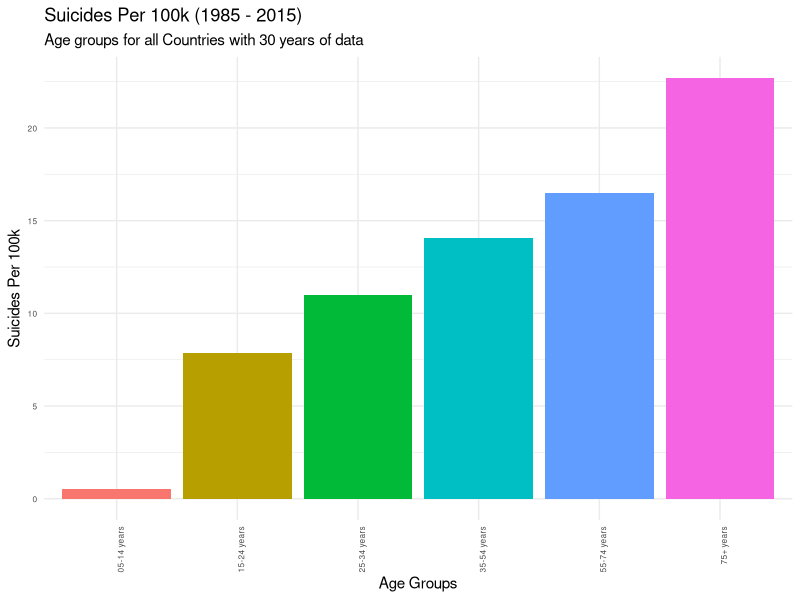
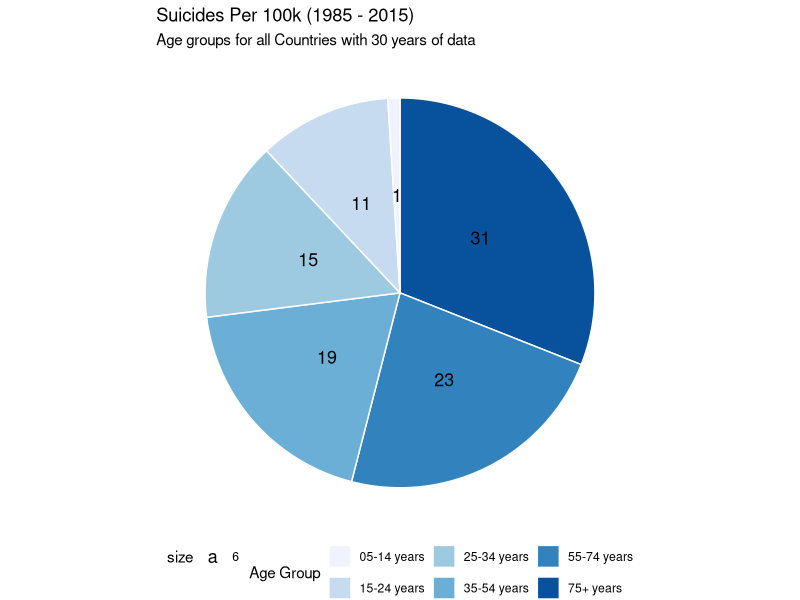
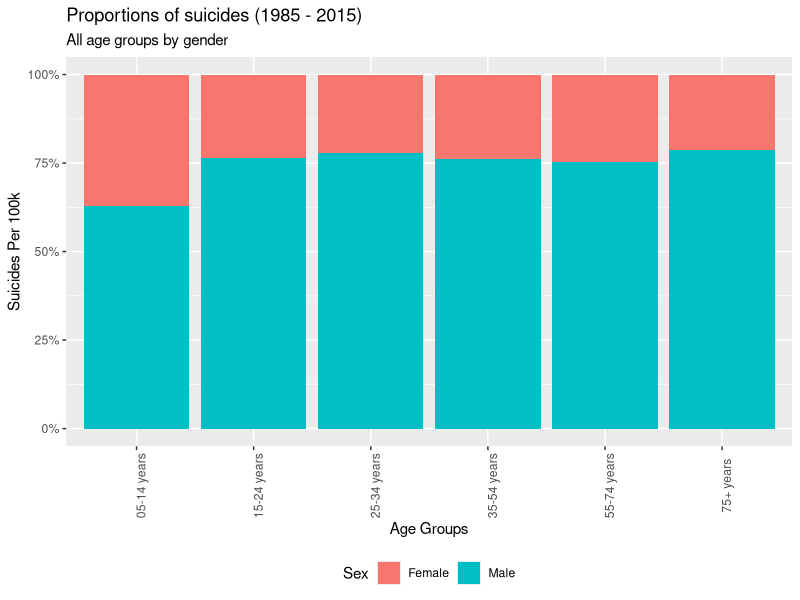
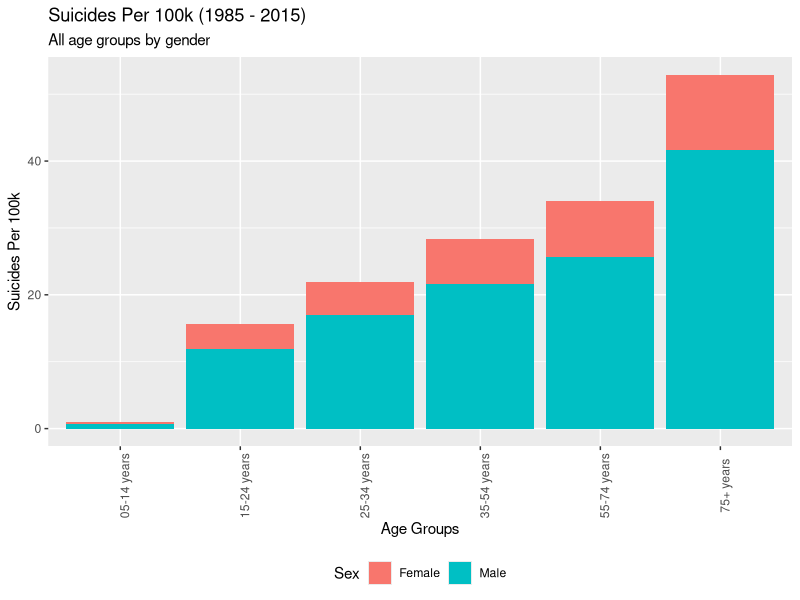
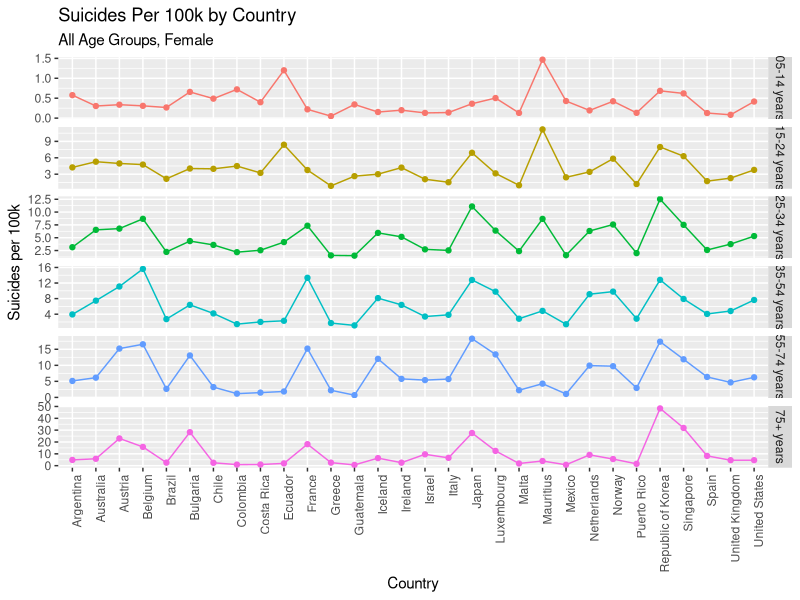
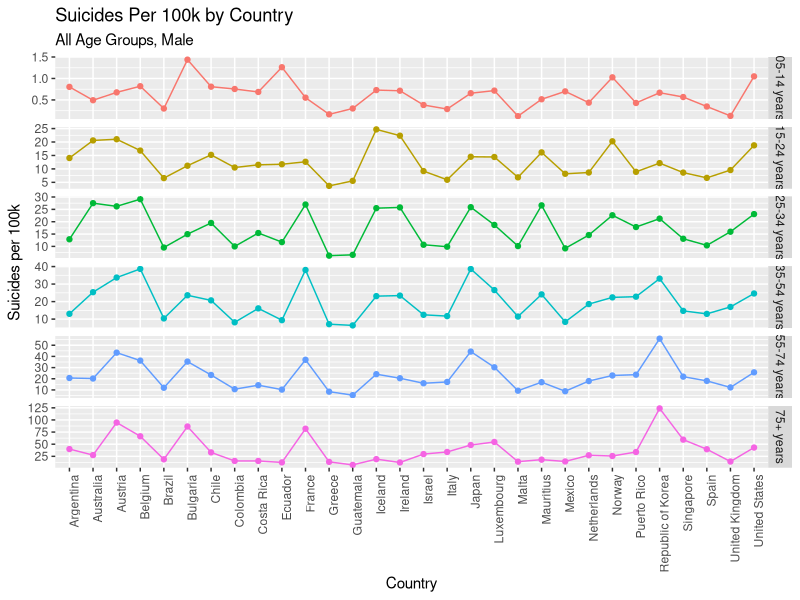
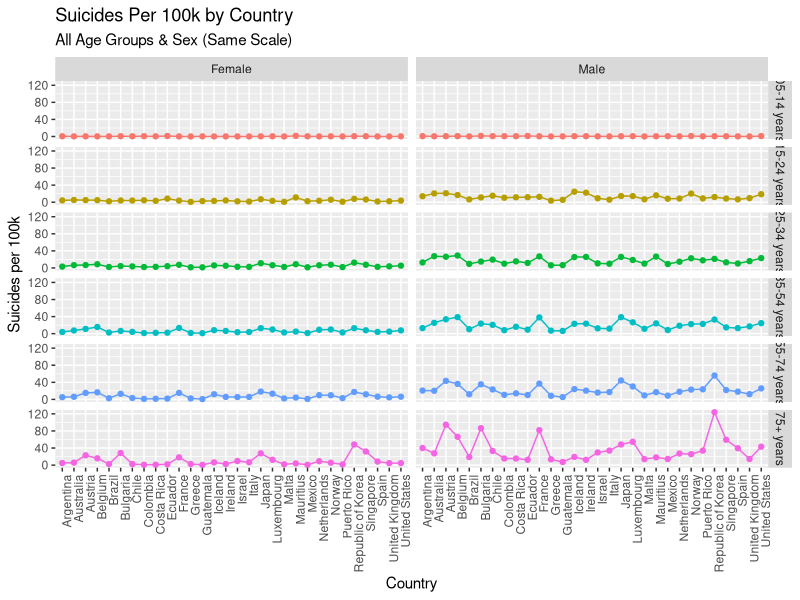
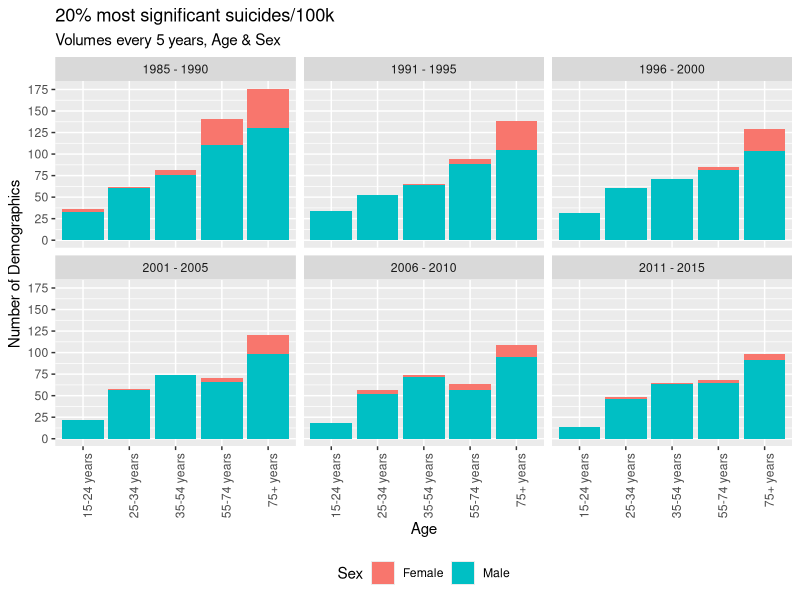

Write the R code that produced these figures, in order.
## Author: Team 49
## Members: rs20acs@herts.ac.uk, pj18aan@herts.ac.uk, vs18abb@herts.ac.uk, dr18abc@herts.ac.uk, zm20abu@herts.ac.uk
## University of Hertfordshire

## References:  
## [1] https://github.com/justmarkham/dplyr-tutorial/blob/master/dplyr-tutorial-2.Rmd#L141

## Load libraries
library(readr) # to load the csv file
library(tidyverse)
## This part of the program loads the kaggle suicide dataset and cleaning.

## Import Suicide Dataset CSV
suicide_dataset <- read.csv("suicide_dataset.csv") ## 27820 observations
raw_data <- suicide_dataset
## Ignore year 2016 as there are not enough observations.Not all countries have
## suicides reported for the year 2016
## Count rows matching year 2016. 160 rows will be removed as part of this step
### View (df %>%
### filter(year == 2016) %>% 
### summarise(cnt = n()))
suicide_dataset <- suicide_dataset %>%
  filter(year != 2016) ## 27660 observation

## Remove any country with less than 30 years of data. This will result in
## 11076 observations and a total of 30 countries with more than 30 years of data.

suicide_dataset<- suicide_dataset %>%
  group_by(country) %>%
  add_tally() %>%
  filter(n >= 360)

## Rename suicide_dataset columns
names(suicide_dataset)[7] <- "SuicidePer100k"
names(suicide_dataset)[8] <- "CountryYear"
names(suicide_dataset)[9] <- "HDI4Year"
names(suicide_dataset)[10] <- "GDP4Year"
names(suicide_dataset)[11] <- "GDPPerCapita"

## Update 5-14 years data with 05-14 years as it causes issues in plotting
suicide_dataset$age[suicide_dataset$age == "5-14 years"] <- "05-14 years"
suicide_dataset$sex[suicide_dataset$sex == "male"] <- "Male"
suicide_dataset$sex[suicide_dataset$sex == "female"] <- "Female"
#View(suicide_dataset)

## Remove GDP and HDI columns as HDI has very few value and we are not interested
## in GDP data
suicide_dataset <- suicide_dataset %>% select(-HDI4Year, 
                                              -GDP4Year, 
                                              -GDPPerCapita, 
                                              -generation,
                                              -n) #this column is added as part of filtering number of years of data

## Calculate global average number of suicides considering countries with  
## 30 years of data  
global_average <- (sum(as.numeric(suicide_dataset$suicides_no)) / 
                  sum(as.numeric(suicide_dataset$population))) * 100000

## Calculate average suicides in Male
suicide_dataset_male <- filter(suicide_dataset, sex == "Male") # 5538 observations
global_average_male <- (sum(as.numeric(suicide_dataset_male$suicides_no)) / 
                          sum(as.numeric(suicide_dataset_male$population))) * 100000

## Calculate average suicides in Female
suicide_dataset_female <- filter(suicide_dataset, sex == "Female") # 5538 observations
global_average_female <- (sum(as.numeric(suicide_dataset_female$suicides_no)) / 
                            sum(as.numeric(suicide_dataset_female$population))) * 100000

## What is the population for a country by year? This question needs to be answered
## as the popoulation column original dataset is for country-year-sex-age combination
population_by_country <- suicide_dataset %>%
  group_by(country, year) %>%
  summarize(population = sum(as.numeric(population)))


############################################################
#Task 1 - Suicide rate per 100k over all age groups
##########################################################

## STEP-1: Calculate global average number of suicides per 100k for all age groups with 30 years of data
suicide_by_age <- suicide_dataset %>%
  group_by(age) %>%
  summarize(n = n(), 
            suicides = sum(as.numeric(suicides_no)), 
            population = sum(as.numeric(population)), 
            suicide_per_100k = (suicides / population) * 100000) %>%
  arrange(suicide_per_100k)

## STEP-2: Rearranging the x axis by ascending order.
suicide_by_age$age <- factor(suicide_by_age$age,
                             levels = rev(suicide_by_age$age[order(-suicide_by_age$suicide_per_100k)]))

## STEP-3: Results (Graph) to show the Suicide rate per 100k over all age groups using bar plot.......
task1 <- ggplot(suicide_by_age, aes(x=age, y=suicide_per_100k, fill = age)) + 
  geom_bar(stat="identity")+ 
  theme_minimal() + 
  theme(axis.text=element_text(size=6)) +
  labs(title="Suicides Per 100k (1985 - 2015)", 
       subtitle = "Age groups for all Countries with 30 years of data",
       x = "Age Groups", 
       y = "Suicides Per 100k") + 
  theme(legend.position = "none") + 
  theme(axis.text.x = element_text(angle = 90, hjust = 1))

############################################################
#Task 1(A) - Suicide rate per 100k over all age groups (Pie chart)
##########################################################

data <- suicide_by_age %>% 
  arrange(desc(age)) %>%
  mutate(prop = round(suicide_per_100k / sum(suicide_by_age$suicide_per_100k) * 100), 1) %>%
  mutate(ypos = cumsum(prop)- 0.5*prop )

names(data)[1] <- "Age Group"

# Basic piechart
task1A <- ggplot(data, aes(x="", y=prop, fill=`Age Group`)) +
  geom_bar(stat="identity", width=1, color="white") +
  coord_polar("y", start=0) +
  theme_void() + 
  labs(title="Suicides Per 100k (1985 - 2015)", 
       subtitle = "Age groups for all Countries with 30 years of data") +
  theme(legend.position="bottom") +
  geom_text(aes(y = ypos, label = prop, size=6)) +
  scale_fill_brewer(palette="Blues")

########################################################################################
#Task 2 - Suicide rate/100k over all genders, age groups (Stacked graph to show proportion)
######################################################################################################

## STEP-1: Calculate global average number of suicides per 100k for all gender, age groups with 30 years of data
df_agegroup_gender <- suicide_dataset %>%
  group_by(age, sex) %>%
  summarize(suicide_per_100k = (sum(as.numeric(suicides_no)) / sum(as.numeric(population))) * 100000)

## STEP-2: Results (Graph) to show the Suicide rate per 100k over all genders, age groups using Stacked graph....
task2 <- ggplot(df_agegroup_gender, aes(y = suicide_per_100k, x = age, fill = sex, label = round(suicide_per_100k, digits = 1))) + 
  geom_bar(position = "fill", stat = "identity") +
  scale_y_continuous(labels = scales::percent) +
  labs(title = "Proportions of suicides (1985 - 2015)",
       subtitle = "All age groups by gender", 
       x = "Age Groups", 
       y = "Suicides Per 100k",
       fill = "Sex") + 
  theme(axis.text.x = element_text(angle = 90)) +
  theme(legend.position = "bottom")

################################################################################################################
#Task 3 - Suicide rate/100k over all genders, age groups (Stacked graph to show proportion by absolute numbers)
################################################################################################################

## STEP-1: Results (Graph) to show the Suicide rate per 100k over all genders, age groups using Stacked graph....
task3 <- ggplot(df_agegroup_gender, mapping = aes(x = age, y = suicide_per_100k, fill = sex)) + 
  geom_bar(stat = "identity") +
  labs(title="Suicides Per 100k (1985 - 2015)",
       subtitle = "All age groups by gender",
       x = "Age Groups", 
       y = "Suicides Per 100k",
       fill = "Sex") + 
  theme(axis.text.x = element_text(angle = 90)) +
  theme(legend.position = "bottom")

################################################################################
## Task 5 - Proportions of suicides that are Male & Female, by Country 
################################################################################

## Dataframe for all female demographic
female_age_group_country <- suicide_dataset %>%
  filter(sex == "Female") %>%
  group_by(country, age) %>%
  summarize(suicide_per_100k = (sum(as.numeric(suicides_no)) / sum(as.numeric(population))) * 100000) 

## Dataframe for all male demographic
male_age_group_country <- suicide_dataset %>%
  filter(sex == "Male") %>%
  group_by(country, age) %>%
  summarize(suicide_per_100k = (sum(as.numeric(suicides_no)) / sum(as.numeric(population))) * 100000)

## Dataframe for all demographics
age_sex_country <- suicide_dataset %>%
  group_by(country, age, sex) %>%
  summarize(suicide_per_100k = (sum(as.numeric(suicides_no)) / sum(as.numeric(population))) * 100000) 

## Trend plot by all age groups, female 
task5a <- ggplot(female_age_group_country, aes(x = country, y = suicide_per_100k, col = age, group = 1)) + 
  facet_grid(age ~ ., scales = "free_y") + 
  geom_line() + 
  geom_point() + 
  labs(title = "Suicides Per 100k by Country",
       subtitle = "All Age Groups, Female",
       x = "Country", 
       y = "Suicides per 100k", 
       color = "Age") + 
  theme(legend.position = "none") + 
  theme(axis.text.x = element_text(angle = 90, hjust = 1))

## Trend plot by all age groups, male 
task5b <- ggplot(male_age_group_country, aes(x = country, y = suicide_per_100k, col = age, group = 1)) + 
  facet_grid(age ~ ., scales = "free_y") + 
  geom_line() + 
  geom_point() + 
  labs(title = "Suicides Per 100k by Country",
       subtitle = "All Age Groups, Male",
       x = "Country", 
       y = "Suicides per 100k", 
       color = "Age") + 
  theme(legend.position = "none") + 
  theme(axis.text.x = element_text(angle = 90, hjust = 1))

## Trend plot by all age groups, genders (on same scale)
task5c <- ggplot(age_sex_country, aes(x = country, y = suicide_per_100k, col = age,group = 1)) + 
  #facet_grid(age ~ ., scales = "free_y") + 
  geom_line() + 
  geom_point() + 
  labs(title = "Suicides Per 100k by Country",
       subtitle = "All Age Groups & Sex (Same Scale)",
       x = "Country", 
       y = "Suicides per 100k", 
       color = "Age") + 
  theme(legend.position = "none") +
  facet_grid(age~sex) +
  theme(axis.text.x = element_text(angle = 90, hjust = 1))

################################################################################
## Task 6 - Suicides rates/100k trends for all age groups every 5 years
################################################################################
top_20percent_suicides <- suicide_dataset %>%
  mutate(suicides_per_100k = suicides_no * 100000 / population) %>%
  arrange(desc(suicides_per_100k)) %>%
  head(n = round(nrow(.) * 20 / 100))

top_20percent_suicides$time <- ifelse(top_20percent_suicides$year <= 1990, "1985 - 1990", 
                                      ifelse(top_20percent_suicides$year <= 1995, "1991 - 1995", 
                                             ifelse(top_20percent_suicides$year <= 2000, "1996 - 2000",
                                                    ifelse(top_20percent_suicides$year <= 2005, "2001 - 2005",
                                                           ifelse(top_20percent_suicides$year <= 2010, "2006 - 2010",
                                                                  "2011 - 2015")))))

task6 <- ggplot(top_20percent_suicides, aes(x = age, fill = sex)) + 
  geom_bar() + 
  labs(title = "20% most significant suicides/100k", 
       subtitle = "Volumes every 5 years, Age & Sex",
       x = "Age", 
       y = "Number of Demographics", 
       fill = "Sex") + 
  facet_wrap(~ time) + 
  scale_y_continuous(breaks = seq(0, 300, 25)) + 
  theme(legend.position = "bottom") + 
  theme(axis.text.x = element_text(angle = 90, hjust = 1))

################################################################################
## Task 7 - Plot Suicide rate/100k "Trend" for each sex and age group
################################################################################
## Dataframe for all female demographic
female_age_group_trend <- suicide_dataset %>%
  filter(sex == "Female") %>%
  group_by(year, age) %>%
  summarize(suicide_per_100k = (sum(as.numeric(suicides_no)) / sum(as.numeric(population))) * 100000) 

## Dataframe for all male demographic
male_age_group_trend <- suicide_dataset %>%
  filter(sex == "Male") %>%
  group_by(year, age) %>%
  summarize(suicide_per_100k = (sum(as.numeric(suicides_no)) / sum(as.numeric(population))) * 100000) 

## Dataframe for all demographics
age_sex_trend <- suicide_dataset %>%
  group_by(year, age, sex) %>%
  summarize(suicide_per_100k = (sum(as.numeric(suicides_no)) / sum(as.numeric(population))) * 100000) 

## Trend plot by all age groups, female
task7a <- ggplot(female_age_group_trend, aes(x = year, y = suicide_per_100k, col = age)) + 
  facet_grid(age ~ ., scales = "free_y") + 
  geom_line() + 
  geom_point() + 
  labs(title = "Trends Over Time",
       subtitle = "All Age Groups, Female",
       x = "Year", 
       y = "Suicides per 100k", 
       color = "Age") + 
  theme(legend.position = "none") + 
  scale_x_continuous(breaks = seq(1985, 2015, 2), minor_breaks = F) 

## Trend plot by all age groups, male
task7b <- ggplot(male_age_group_trend, aes(x = year, y = suicide_per_100k, col = age)) + 
  facet_grid(age ~ ., scales = "free_y") + 
  geom_line() + 
  geom_point() + 
  labs(title = "Trends Over Time",
       subtitle = "All Age Groups, Male",
       x = "Year", 
       y = "Suicides per 100k", 
       color = "Age") + 
  theme(legend.position = "none") + 
  scale_x_continuous(breaks = seq(1985, 2015, 2), minor_breaks = F) 

## Trend plot by all age groups, genders (on same scale)
task7c <- ggplot(age_sex_trend, aes(x = year, y = suicide_per_100k, col = age)) + 
  #facet_grid(age ~ ., scales = "free_y") + 
  geom_line() + 
  geom_point() + 
  labs(title = "Trends Over Time",
       subtitle = "All Age Groups & Sex (Same Scale)",
       x = "Year", 
       y = "Suicides per 100k", 
       color = "Age") + 
  theme(legend.position = "none") + 
  scale_x_continuous(breaks = seq(1985, 2015, 2), minor_breaks = F) +
  facet_grid(age~sex) +
  theme(axis.text.x = element_text(angle = 90, hjust = 1))

################################################################################
## Task 9 - Suicides rates per 100k trends over the years
################################################################################
suicide_dataset_overyear <- suicide_dataset %>%
  group_by(year) %>%
  summarize(population = sum(population), 
            suicides = sum(suicides_no), 
            suicides_per_100k = (suicides / population) * 100000)
  
task9 <- ggplot(suicide_dataset_overyear, aes(x = year, y = suicides_per_100k)) + 
  geom_line(col = "#0072B2", size = 1) + 
  geom_point(col = "#0072B2", size = 2) + 
  geom_hline(yintercept = global_average, linetype = 2, color = "#000000", size = 1) +
  labs(title = "Global Suicides (per 100k)",
       subtitle = "Trend over time, 1985 - 2015.",
       x = "Year", 
       y = "Suicides per 100k") + 
  scale_x_continuous(breaks = seq(1985, 2015, 2))

################################################################################################################
#Task 4 - Collecting all the plots and putting then in a visualization.pdf file
################################################################################################################

pdf("visualization.pdf")
print(task1)
print(task1A)
print(task2)
print(task3)
print(task5a)
print(task5b)
print(task5c)
print(task6)
print(task7a)
print(task7b)
print(task7c)
print(task9)
dev.off()


################################################################################
## Create png for Final Report
################################################################################
png ("Suicide rate per 100k for all age groups.png")
print(task1)
dev.off()
png ("Suicide rate per 100k for all age groups pie chart.png")
print(task1A)
dev.off()
png ("Suicide rate per 100k over all genders for all age groups (Stacked graph to show proportion).png")
print(task2)
dev.off()
png ("Suicide rate per 100k over all genders for all age groups (Stacked graph to show proportion by absolute numbers).png")
print(task3)
dev.off()
png ("Country plot by all age groups for females.png")
print(task5a)
dev.off()
png ("Country plot by all age groups for males.png")
print(task5b)
dev.off()
png ("Country plot by all age groups for all genders (on same scale).png")
print(task5c)
dev.off()
png ("Suicides rates per 100k trends for all age groups every 5 years.png")
print(task6)
dev.off()
png ("Trend plot by all age groups for females.png")
print(task7a)
dev.off()
png ("Trend plot by all age groups for males.png")
print(task7b)
dev.off()
png ("Trend plot by all age groups for all genders (on same scale).png")
print(task7c)
dev.off()
png ("Suicides rates per 100k trends over the years.png")
print(task9)
dev.off()
